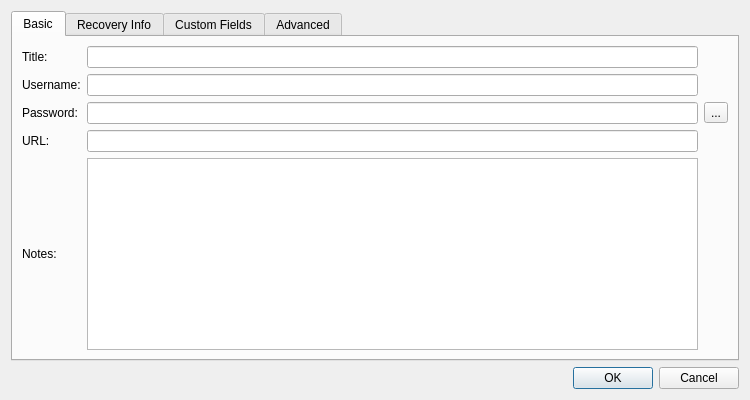
<?xml version="1.0" encoding="UTF-8"?>
<ui version="4.0">
 <class>EntryEditDialog</class>
 <widget class="QWidget" name="EntryEditDialog">
  <property name="windowModality">
   <enum>Qt::WindowModal</enum>
  </property>
  <property name="geometry">
   <rect>
    <x>0</x>
    <y>0</y>
    <width>750</width>
    <height>400</height>
   </rect>
  </property>
  <property name="windowTitle">
   <string>Edit Entry</string>
  </property>
  <layout class="QVBoxLayout" name="verticalLayout">
   <item>
    <widget class="QTabWidget" name="tabWidget">
     <property name="currentIndex">
      <number>0</number>
     </property>
     <widget class="QWidget" name="basicTab">
      <attribute name="title">
       <string>Basic</string>
      </attribute>
      <layout class="QGridLayout" name="gridLayout">
       <item row="0" column="0">
        <widget class="QLabel" name="titleLabel">
         <property name="text">
          <string>Title:</string>
         </property>
        </widget>
       </item>
       <item row="0" column="1">
        <widget class="QLineEdit" name="titleLineEdit"/>
       </item>
       <item row="2" column="0">
        <widget class="QLabel" name="usernameLabel">
         <property name="text">
          <string>Username:</string>
         </property>
        </widget>
       </item>
       <item row="2" column="1">
        <widget class="QLineEdit" name="usernameLineEdit"/>
       </item>
       <item row="3" column="0">
        <widget class="QLabel" name="passwordLabel">
         <property name="text">
          <string>Password:</string>
         </property>
        </widget>
       </item>
       <item row="3" column="1">
        <widget class="QLineEdit" name="passwordLineEdit"/>
       </item>
       <item row="6" column="0">
        <widget class="QLabel" name="notesLabel">
         <property name="text">
          <string>Notes:</string>
         </property>
        </widget>
       </item>
       <item row="6" column="1">
        <widget class="QTextEdit" name="notesTextEdit"/>
       </item>
       <item row="3" column="2">
        <widget class="QToolButton" name="revealToolButton">
         <property name="toolTip">
          <string>Show/hide password using asterisks</string>
         </property>
         <property name="text">
          <string>...</string>
         </property>
         <property name="checkable">
          <bool>true</bool>
         </property>
         <property name="checked">
          <bool>false</bool>
         </property>
        </widget>
       </item>
       <item row="5" column="1">
        <widget class="QLineEdit" name="urlLineEdit"/>
       </item>
       <item row="5" column="0">
        <widget class="QLabel" name="urlLabel">
         <property name="text">
          <string>URL:</string>
         </property>
        </widget>
       </item>
      </layout>
     </widget>
     <widget class="QWidget" name="recoveryTab">
      <attribute name="title">
       <string>Recovery Info</string>
      </attribute>
      <layout class="QHBoxLayout" name="horizontalLayout">
       <item>
        <widget class="QTableWidget" name="recoveryTableWidget">
         <property name="alternatingRowColors">
          <bool>true</bool>
         </property>
         <property name="selectionMode">
          <enum>QAbstractItemView::SingleSelection</enum>
         </property>
         <property name="selectionBehavior">
          <enum>QAbstractItemView::SelectRows</enum>
         </property>
         <property name="sortingEnabled">
          <bool>true</bool>
         </property>
         <attribute name="horizontalHeaderDefaultSectionSize">
          <number>300</number>
         </attribute>
         <attribute name="verticalHeaderVisible">
          <bool>false</bool>
         </attribute>
         <column>
          <property name="text">
           <string>Question</string>
          </property>
         </column>
         <column>
          <property name="text">
           <string>Answer</string>
          </property>
         </column>
        </widget>
       </item>
       <item>
        <layout class="QVBoxLayout" name="recoveryButtonsVerticalLayout">
         <item>
          <widget class="QPushButton" name="addRecoveryPushButton">
           <property name="text">
            <string>Add</string>
           </property>
          </widget>
         </item>
         <item>
          <widget class="QPushButton" name="removeRecoveryPushButton">
           <property name="text">
            <string>Remove</string>
           </property>
          </widget>
         </item>
         <item>
          <spacer name="recoveryButtonsVerticalSpacer">
           <property name="orientation">
            <enum>Qt::Vertical</enum>
           </property>
           <property name="sizeHint" stdset="0">
            <size>
             <width>20</width>
             <height>40</height>
            </size>
           </property>
          </spacer>
         </item>
        </layout>
       </item>
      </layout>
     </widget>
     <widget class="QWidget" name="customFieldsTab">
      <attribute name="title">
       <string>Custom Fields</string>
      </attribute>
      <layout class="QHBoxLayout" name="horizontalLayout_2">
       <item>
        <widget class="QTableWidget" name="customFieldsTableWidget">
         <property name="alternatingRowColors">
          <bool>true</bool>
         </property>
         <property name="selectionMode">
          <enum>QAbstractItemView::SingleSelection</enum>
         </property>
         <property name="selectionBehavior">
          <enum>QAbstractItemView::SelectRows</enum>
         </property>
         <property name="sortingEnabled">
          <bool>true</bool>
         </property>
         <attribute name="horizontalHeaderDefaultSectionSize">
          <number>300</number>
         </attribute>
         <attribute name="verticalHeaderVisible">
          <bool>false</bool>
         </attribute>
         <column>
          <property name="text">
           <string>Name</string>
          </property>
         </column>
         <column>
          <property name="text">
           <string>Value</string>
          </property>
         </column>
        </widget>
       </item>
       <item>
        <layout class="QVBoxLayout" name="customFieldsVerticalLayout">
         <item>
          <widget class="QPushButton" name="addCustomFieldPushButton">
           <property name="text">
            <string>Add</string>
           </property>
          </widget>
         </item>
         <item>
          <widget class="QPushButton" name="removeCustomFieldPushButton">
           <property name="text">
            <string>Remove</string>
           </property>
          </widget>
         </item>
         <item>
          <spacer name="customFieldButtonsVerticalSpacer">
           <property name="orientation">
            <enum>Qt::Vertical</enum>
           </property>
           <property name="sizeHint" stdset="0">
            <size>
             <width>20</width>
             <height>40</height>
            </size>
           </property>
          </spacer>
         </item>
        </layout>
       </item>
      </layout>
     </widget>
     <widget class="QWidget" name="advancedTab">
      <attribute name="title">
       <string>Advanced</string>
      </attribute>
      <layout class="QGridLayout" name="gridLayout_2">
       <item row="4" column="0">
        <widget class="QLabel" name="uuidLabel">
         <property name="text">
          <string>UUID:</string>
         </property>
        </widget>
       </item>
       <item row="1" column="0">
        <widget class="QLabel" name="createdLabel">
         <property name="text">
          <string>Created:</string>
         </property>
        </widget>
       </item>
       <item row="2" column="0">
        <widget class="QLabel" name="accessedLabel">
         <property name="text">
          <string>Accessed:</string>
         </property>
        </widget>
       </item>
       <item row="2" column="1">
        <widget class="QLineEdit" name="accessedLineEdit">
         <property name="readOnly">
          <bool>true</bool>
         </property>
        </widget>
       </item>
       <item row="3" column="0">
        <widget class="QLabel" name="modifiedLabel">
         <property name="text">
          <string>Modified:</string>
         </property>
        </widget>
       </item>
       <item row="3" column="1">
        <widget class="QLineEdit" name="modifiedLineEdit">
         <property name="readOnly">
          <bool>true</bool>
         </property>
        </widget>
       </item>
       <item row="1" column="1">
        <widget class="QLineEdit" name="createdLineEdit">
         <property name="readOnly">
          <bool>true</bool>
         </property>
        </widget>
       </item>
       <item row="4" column="1">
        <widget class="QLineEdit" name="uuidLineEdit">
         <property name="readOnly">
          <bool>true</bool>
         </property>
        </widget>
       </item>
       <item row="0" column="1">
        <spacer name="advancedTabVerticalSpacer">
         <property name="orientation">
          <enum>Qt::Vertical</enum>
         </property>
         <property name="sizeHint" stdset="0">
          <size>
           <width>20</width>
           <height>330</height>
          </size>
         </property>
        </spacer>
       </item>
      </layout>
     </widget>
    </widget>
   </item>
   <item>
    <widget class="QDialogButtonBox" name="buttonBox">
     <property name="standardButtons">
      <set>QDialogButtonBox::Cancel|QDialogButtonBox::Ok</set>
     </property>
    </widget>
   </item>
  </layout>
 </widget>
 <tabstops>
  <tabstop>tabWidget</tabstop>
  <tabstop>titleLineEdit</tabstop>
  <tabstop>usernameLineEdit</tabstop>
  <tabstop>passwordLineEdit</tabstop>
  <tabstop>revealToolButton</tabstop>
  <tabstop>urlLineEdit</tabstop>
  <tabstop>notesTextEdit</tabstop>
  <tabstop>buttonBox</tabstop>
  <tabstop>recoveryTableWidget</tabstop>
  <tabstop>addRecoveryPushButton</tabstop>
  <tabstop>removeRecoveryPushButton</tabstop>
  <tabstop>customFieldsTableWidget</tabstop>
  <tabstop>addCustomFieldPushButton</tabstop>
  <tabstop>removeCustomFieldPushButton</tabstop>
  <tabstop>createdLineEdit</tabstop>
  <tabstop>accessedLineEdit</tabstop>
  <tabstop>modifiedLineEdit</tabstop>
  <tabstop>uuidLineEdit</tabstop>
 </tabstops>
 <resources/>
 <connections>
  <connection>
   <sender>buttonBox</sender>
   <signal>accepted()</signal>
   <receiver>EntryEditDialog</receiver>
   <slot>accept()</slot>
   <hints>
    <hint type="sourcelabel">
     <x>257</x>
     <y>440</y>
    </hint>
    <hint type="destinationlabel">
     <x>157</x>
     <y>274</y>
    </hint>
   </hints>
  </connection>
  <connection>
   <sender>buttonBox</sender>
   <signal>rejected()</signal>
   <receiver>EntryEditDialog</receiver>
   <slot>reject()</slot>
   <hints>
    <hint type="sourcelabel">
     <x>325</x>
     <y>440</y>
    </hint>
    <hint type="destinationlabel">
     <x>286</x>
     <y>274</y>
    </hint>
   </hints>
  </connection>
  <connection>
   <sender>revealToolButton</sender>
   <signal>toggled(bool)</signal>
   <receiver>EntryEditDialog</receiver>
   <slot>hidePassword(bool)</slot>
   <hints>
    <hint type="sourcelabel">
     <x>712</x>
     <y>130</y>
    </hint>
    <hint type="destinationlabel">
     <x>746</x>
     <y>144</y>
    </hint>
   </hints>
  </connection>
  <connection>
   <sender>addRecoveryPushButton</sender>
   <signal>clicked()</signal>
   <receiver>EntryEditDialog</receiver>
   <slot>addRecoveryInfoEntry()</slot>
   <hints>
    <hint type="sourcelabel">
     <x>688</x>
     <y>56</y>
    </hint>
    <hint type="destinationlabel">
     <x>997</x>
     <y>143</y>
    </hint>
   </hints>
  </connection>
  <connection>
   <sender>removeRecoveryPushButton</sender>
   <signal>clicked()</signal>
   <receiver>EntryEditDialog</receiver>
   <slot>removeRecoveryInfoEntry()</slot>
   <hints>
    <hint type="sourcelabel">
     <x>670</x>
     <y>80</y>
    </hint>
    <hint type="destinationlabel">
     <x>845</x>
     <y>230</y>
    </hint>
   </hints>
  </connection>
  <connection>
   <sender>addCustomFieldPushButton</sender>
   <signal>clicked()</signal>
   <receiver>EntryEditDialog</receiver>
   <slot>addCustomFieldEntry()</slot>
   <hints>
    <hint type="sourcelabel">
     <x>688</x>
     <y>55</y>
    </hint>
    <hint type="destinationlabel">
     <x>992</x>
     <y>109</y>
    </hint>
   </hints>
  </connection>
  <connection>
   <sender>removeCustomFieldPushButton</sender>
   <signal>clicked()</signal>
   <receiver>EntryEditDialog</receiver>
   <slot>removeCustomFieldEntry()</slot>
   <hints>
    <hint type="sourcelabel">
     <x>670</x>
     <y>79</y>
    </hint>
    <hint type="destinationlabel">
     <x>881</x>
     <y>175</y>
    </hint>
   </hints>
  </connection>
 </connections>
 <slots>
  <slot>hidePassword(bool)</slot>
  <slot>addRecoveryInfoEntry()</slot>
  <slot>removeRecoveryInfoEntry()</slot>
  <slot>addCustomFieldEntry()</slot>
  <slot>removeCustomFieldEntry()</slot>
 </slots>
</ui>
